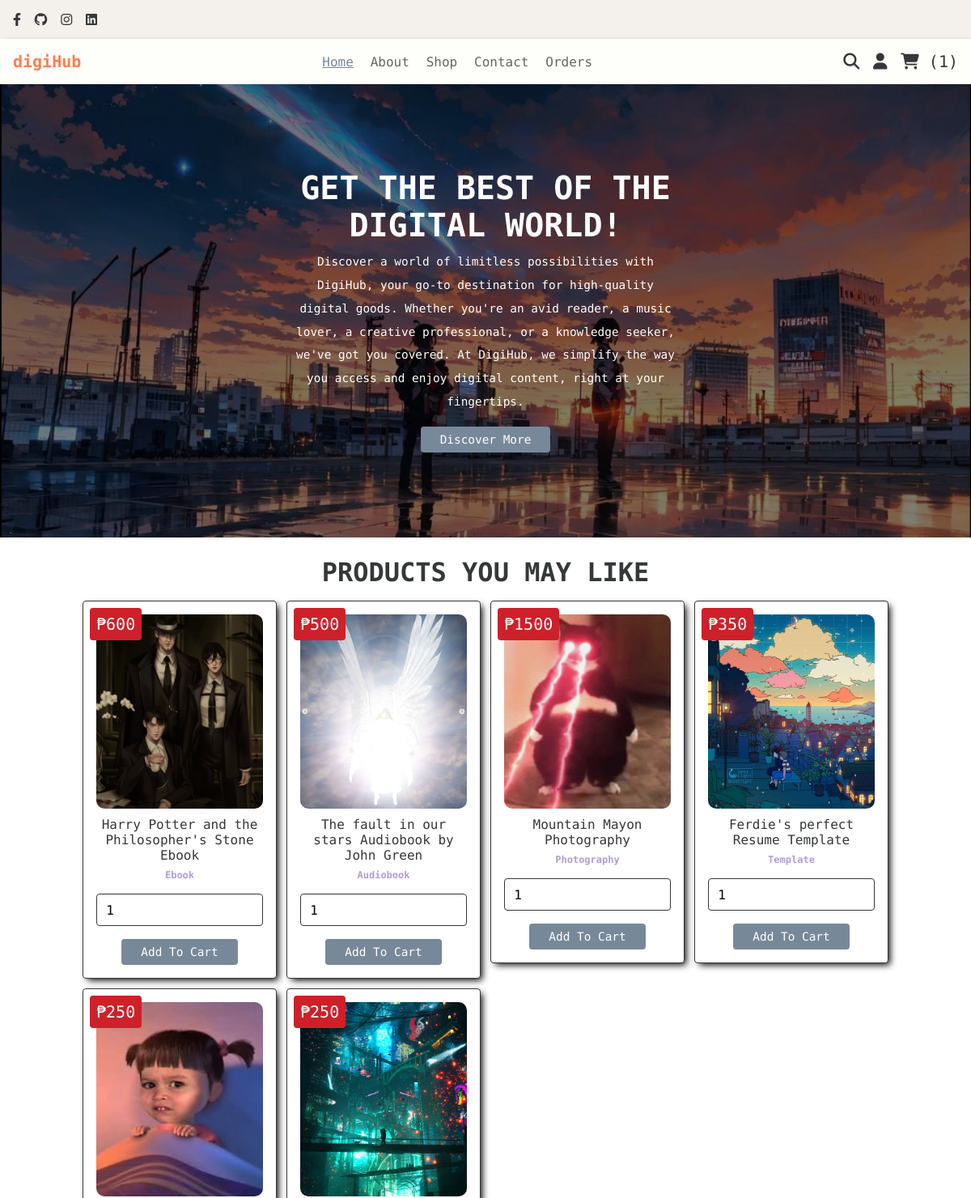
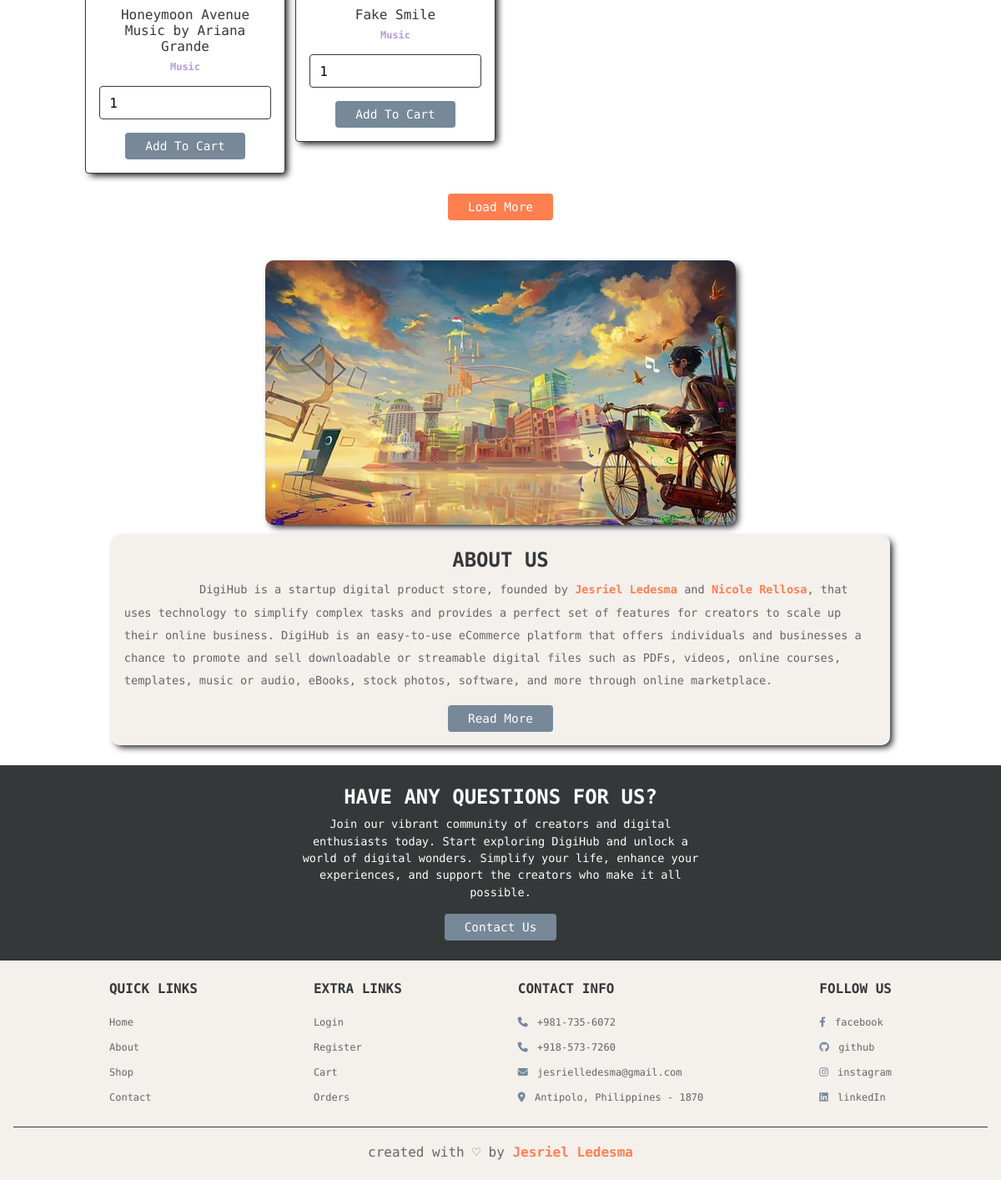
The page /home.php (signed in) on the database its author committed (2 pictures, top to bottom).
### tables this page shows
CREATE TABLE `products` (
  `id` int(100) NOT NULL,
  `name` varchar(100) NOT NULL,
  `price` int(100) NOT NULL,
  `image` varchar(100) NOT NULL,
  `file_link` varchar(500) NOT NULL,
  `seller_id` int(100) NOT NULL,
  `category` varchar(100) NOT NULL,
  `description` varchar(500) NOT NULL
);

### home.php (the view, shortened to what this page needs)
<?php
include 'config.php';
?>
<!DOCTYPE html>
<html lang="en">
<head>
    <link rel="stylesheet" href="css/style.css">
    <link
      rel="stylesheet"
      href="https://cdnjs.cloudflare.com/ajax/libs/font-awesome/6.4.0/css/all.min.css"
    />
</head>
<body>
    <?php include "header.php" ?>
    <section class="home">
        <div class="content">
            <h3>Get the best of the digital world!</h3>
            <p>Discover a world of limitless possibilities with DigiHub, your go-to destination for high-quality digital goods. Whether you're an avid reader, a music lover, a creative professional, or a knowledge seeker, we've got you covered. At DigiHub, we simplify the way you access and enjoy digital content, right at your fingertips.</p>
            <a href="about.php" class="white-btn">Discover more</a>
        </div>
    </section>
    <section class="products">
        <h1 class="title">Products you may like</h1>
        <div class="box-container">
            <?php
                $select_products = mysqli_query($conn, "SELECT * FROM `products` LIMIT 6") or die("Query failed");
                if(mysqli_num_rows($select_products) >0){
                    while($fetch_products = mysqli_fetch_assoc($select_products)){
            ?>
            <form action="" method="post" class="box">
                 <img src="uploaded_img/<?php echo $fetch_products['image']?>" alt="">
                 <div class="name"><?php echo $fetch_products['name']?></div>
                 <div class="price">₱<?php echo $fetch_products['price']?></div>
                 <div class="category"><?php echo $fetch_products['category']?></div>
                 <input type="number" name="product_quantity" value="1" min="1" class="qty">
                 <input type="submit" value="Add to cart" name="add_to_cart" class="btn">
            </form>
            <?php
                    }
                }else{
                    echo "<p class='empty'>No products added yet!</p>";
                }
            ?>
        </div>
            <div class="load-more">
                <a href="shop.php" class="option-btn">Load more</a>
            </div>
    </section>
    <section class="about">
        <div class="flex">
            <div class="image">
                <img src="images/about-img.jpg" alt="">
            </div>
            <div class="content">
                <h3>About us</h3>
                <p>DigiHub is a startup digital product store, founded by <span class="founder">Jesriel Ledesma</span> and <span class="founder">Nicole Rellosa</span>, that uses technology to simplify complex tasks and provides a perfect set of features for creators to scale up their online business. DigiHub is an easy-to-use eCommerce platform that offers individuals and businesses a chance to promote and sell downloadable or streamable digital files such as PDFs, videos, online courses, templates, music or audio, eBooks, stock photos, software, and more through online marketplace.</p>
                <a href="about.php" class="btn">Read more</a>
            </div>
        </div>
    </section>
    <section class="home-contact">
        <div class="content">
            <h3>Have any questions for us?</h3>
        <p>Join our vibrant community of creators and digital enthusiasts today. Start exploring DigiHub and unlock a world of digital wonders. Simplify your life, enhance your experiences, and support the creators who make it all possible.
        </p>
        <a href="contact.php" class="white-btn">Contact us</a>
        </div>
    </section>
    <?php include "footer.php" ?>
</body>
</html>

### css/style.css (style rules this page uses)
:root { --purple: #778899; --red: #ce2029; --orange: #ff7f50; --black: #353839; --white: #fff; --light-color: #666; --light-white: #fefefa; --light-bg: #f4f0ec; --border: 0.01rem solid var(--black); --box-shadow: 4px 4px 8px -2px rgba(0, 0, 0, 1); }
* { font-family: "Martian Mono", monospace; margin: 0; padding: 0; box-sizing: border-box; outline: none; border: none; text-decoration: none; transition: all 0.2s linear; }
html { font-size: 50%; overflow-x: hidden; }
section { padding: 3rem 2rem; }
.btn, .option-btn, .delete-btn, .white-btn { display: inline-block; margin-top: 1rem; padding: 1rem 3rem; cursor: pointer; color: var(--white); font-size: 1.8rem; border-radius: 0.5rem; text-transform: capitalize; }
.white-btn, .btn { background-color: var(--purple); }
.option-btn { background-color: var(--orange); }
.title { text-align: center; margin-bottom: 2rem; text-transform: uppercase; color: var(--black); font-size: 4rem; }
.home { min-height: 70vh; background: linear-gradient(rgba(0, 0, 0, 0.5), rgba(0, 0, 0, 0.5)), url(../images/home-bg.jpg) no-repeat; background-size: cover; background-position: center; display: flex; align-items: center; justify-content: center; }
.home .content { text-align: center; width: 60rem; }
.home .content h3 { font-size: 5rem; color: var(--white); text-transform: uppercase; }
.home .content p { font-size: 1.8rem; color: var(--light-white); padding: 1rem 0; line-height: 2; }
.products .box-container { max-width: 1200px; margin: 0 auto; display: grid; grid-template-columns: repeat(auto-fit, 30rem); align-items: flex-start; gap: 1.5rem; justify-content: center; }
.products .box-container .box { border-radius: 0.5rem; background-color: var(--white); box-shadow: var(--box-shadow); padding: 2rem; text-align: center; border: var(--border); position: relative; }
.products .box-container .box img { height: 30rem; width: 100%; object-fit: cover; border-radius: 10px; }
.products .box-container .box .name { padding: 1rem 0; font-size: 2rem; color: var(--black); }
.products .box-container .box .price { position: absolute; top: 1rem; left: 1rem; border-radius: 0.5rem; padding: 1rem; font-size: 2.5rem; color: var(--white); background-color: var(--red); }
.products .box-container .box .category { padding-bottom: 1rem; font-size: 1.5rem; text-transform: capitalize; color: var(--black); color: #b19cd9; font-weight: bold; }
.products .box-container .box .qty { width: 100%; padding: 1.2rem 1.4rem; border-radius: 0.5rem; border: var(--border); margin: 1rem 0; font-size: 2rem; }
.load-more { margin-top: 2rem; text-align: center; }
.about .flex { max-width: 1200px; margin: 0 auto; display: flex; align-items: center; flex-wrap: wrap; flex-direction: column; gap: 10px; }
.about .flex .image img { width: 100%; border-radius: 10px; box-shadow: var(--box-shadow); }
.about .flex .content { width: 80%; padding: 2rem; background-color: var(--light-bg); box-shadow: var(--box-shadow); border-radius: 10px; display: flex; justify-content: center; align-items: center; flex-direction: column; }
.about .flex .content h3 { font-size: 3rem; color: var(--black); text-transform: uppercase; }
.about .flex .content p, .about .flex .content li { padding: 1rem 0; line-height: 2; font-size: 1.7rem; color: var(--light-color); }
.about .flex .content p { text-indent: 10%; }
.home-contact { background-color: var(--black); }
.home-contact .content { max-width: 60rem; text-align: center; margin: 0 auto; }
.home-contact .content h3 { font-size: 3rem; text-transform: uppercase; color: var(--white); }
.home-contact .content p { padding: 1rem 0; line-height: 1.5; color: var(--light-white); font-size: 1.7rem; }
.founder { color: var(--orange); font-weight: bold; }

### rows shown on the page
products: image (picture), name "Harry Potter and the Philosopher's Stone Ebook", price "600", category "Ebook"
products: image (picture), name "The fault in our stars Audiobook by John Green", price "500", category "Audiobook"
products: image (picture), name "Mountain Mayon Photography", price "1500", category "Photography"
products: image (picture), name "Ferdie's perfect Resume Template", price "350", category "Template"
products: image (picture), name "Honeymoon Avenue Music by Ariana Grande", price "250", category "Music"
products: image (picture), name "Fake Smile", price "250", category "Music"

### other values the page prints
$cart_rows_number "1"
